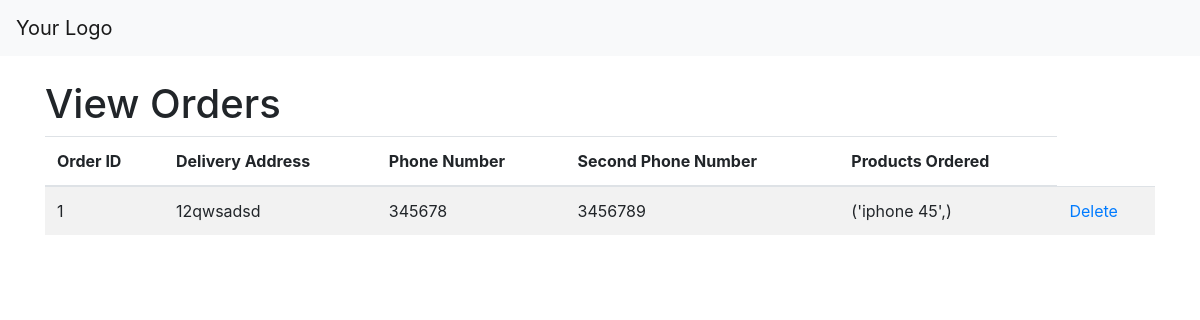
/dashboard/view_orders, run on the app's committed database.
### models.py (models this page shows)
class Order(db.Model):
    id = db.Column(db.Integer, primary_key=True)
    address = db.Column(db.String(255), nullable=False)
    phone = db.Column(db.String(20), nullable=False)
    second_phone = db.Column(db.String(20), nullable=True)  # Optional field
    products = db.Column(db.String(500), nullable=False)  # Storing product names as a comma-separated string

### blueprints.py (the view)
    @admin_bp.route('/view_orders')
    def view_orders():
        orders = Order.query.all()
        return render_template('adminOrder.html', orders=orders)

### templates/adminOrder.html (shortened to what this page needs)
<!DOCTYPE html>
<html lang="en">
<head>
    <link rel="stylesheet" href="https://stackpath.bootstrapcdn.com/bootstrap/4.5.2/css/bootstrap.min.css">
</head>
<body>
    <nav class="navbar navbar-expand-lg navbar-light bg-light">
        <a class="navbar-brand" href="#">Your Logo</a>
    </nav>
    <div class="container mt-4">
        <h1>View Orders</h1>
        <table class="table table-striped">
            <thead>
                <tr>
                    <th>Order ID</th>
                    <th>Delivery Address</th>
                    <th>Phone Number</th>
                    <th>Second Phone Number</th>
                    <th>Products Ordered</th>
                </tr>
            </thead>
            <tbody>
                {% for order in orders %}
                <tr>
                    <td>{{ order.id }}</td>
                    <td>{{ order.address }}</td>
                    <td>{{ order.phone }}</td>
                    <td>{{ order.second_phone }}</td>
                    <td>{{ order.products }}</td>
                    <td><a href = "/dashboard/delete_order/{{order.id}}">Delete</a></td>
                </tr>
                {% endfor %}
            </tbody>
        </table>
    </div>
</body>
</html>

### data on the page
Order: id "1", address "12qwsadsd", phone "345678", second_phone "3456789", products "('iphone 45',)"
